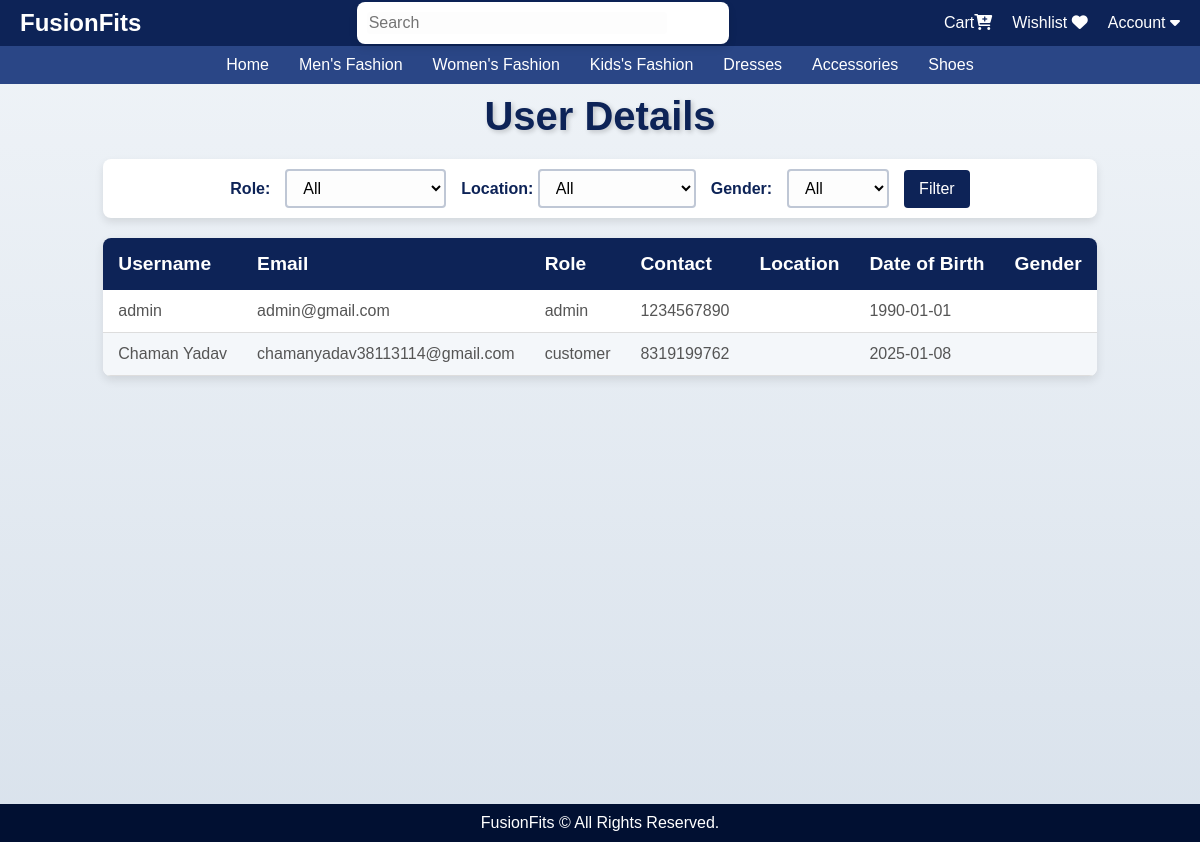
Before: /admin/user_details (signed in) with the older database file.
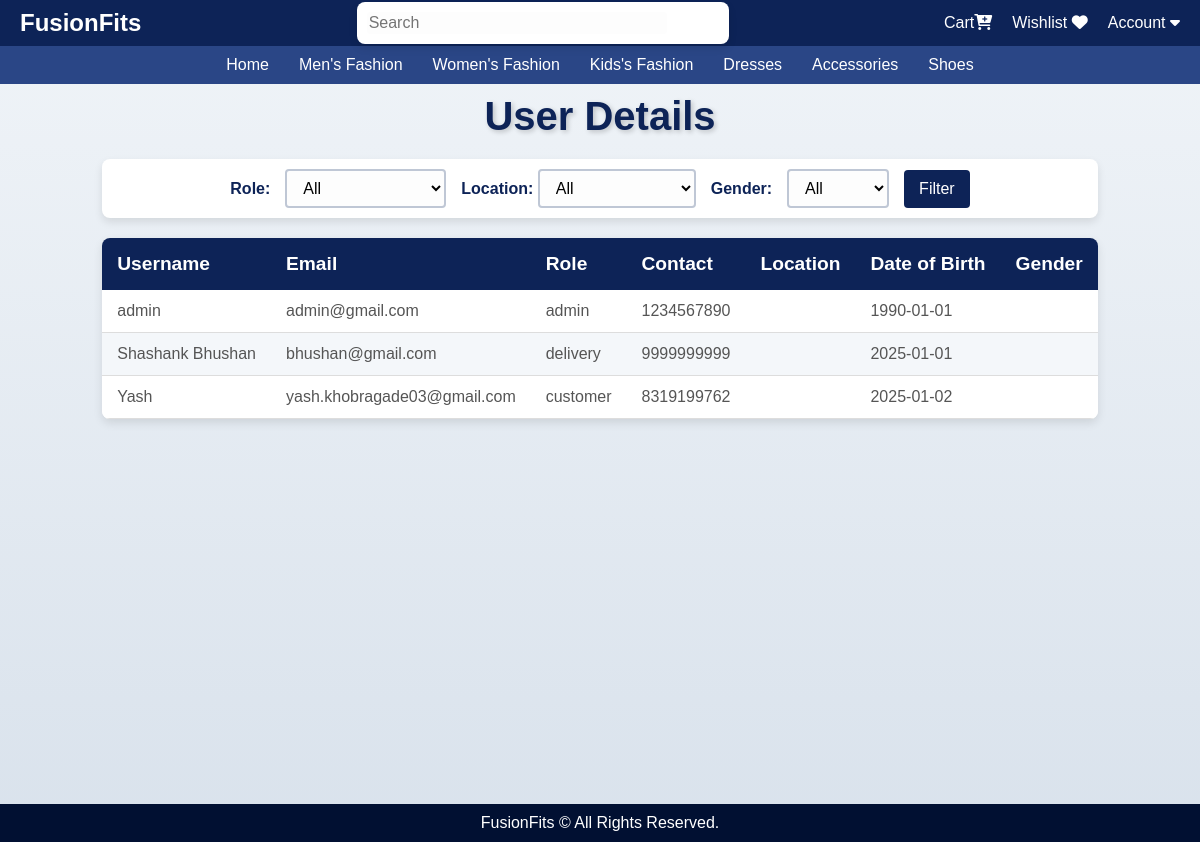
After: the same page with the newer database file.
### app/models.py (models this page shows, shortened)
class User(UserMixin, db.Model):
    id = db.Column(db.Integer, primary_key=True)
    username = db.Column(db.String(50), nullable=False)
    email = db.Column(db.String(100), unique=True, nullable=False)
    password = db.Column(db.String(255), nullable=False)
    role = db.Column(db.String(20), nullable=False)
    contact = db.Column(db.String(20), nullable=False)
    address= db.Column(db.String(200), nullable=False)
    city = db.Column(db.String(100), nullable=False)
    dob = db.Column(db.Date, nullable=False)
    reset_token = db.Column(db.String(128), nullable=True)

### app/admin.py (the view)
@admin.route('/admin/user_details', methods=['GET', 'POST'])
def user_details():
    if session.get('role') != 'admin':
        flash('Unauthorized access!', 'danger')
        return redirect(url_for('auth.login'))
    role_filter = request.args.get('role')
    city_filter = request.args.get('city')
    query = User.query
    if role_filter:
        query = query.filter_by(role=role_filter)
    if city_filter:
        query = query.filter(User.city.ilike(f"%{city_filter}%"))
    users = query.all()
    return render_template('user_details.html', users=users, role_filter=role_filter, city_filter=city_filter)

### app/templates/user_details.html (shortened to what this page needs)
<!DOCTYPE html>
<html lang="en">
<head>
    <link rel="stylesheet" href="{{ url_for('static', filename='user.css') }}">
</head>
<body>
    {% extends "home.html" %}
    {% block content %}
    <div class="container">
    <h1>User Details</h1>
    <form method="GET" action="{{ url_for('admin.user_details') }}">
        <label for="role">Role:</label>
        <select name="role" id="role">
            <option value="">All</option>
        </select>
<div class="form-group">
  <label for="location">Location:</label>
  <select name="location" id="location" class="form-control">
      <option value="">All</option>
  </select>
</div>
        <label for="gender">Gender:</label>
        <select name="gender" id="gender">
            <option value="">All</option>
        </select>
        <button type="submit">Filter</button>
    </form>
    <table>
        <thead>
            <tr>
                <th>Username</th>
                <th>Email</th>
                <th>Role</th>
                <th>Contact</th>
                <th>Location</th>
                <th>Date of Birth</th>
                <th>Gender</th>
            </tr>
        </thead>
        <tbody>
            {% for user in users %}
                <tr>
                    <td>{{ user.username }}</td>
                    <td>{{ user.email }}</td>
                    <td>{{ user.role }}</td>
                    <td>{{ user.contact }}</td>
                    <td>{{ user.location }}</td>
                    <td>{{ user.dob }}</td>
                    <td>{{ user.gender }}</td>
                </tr>
            {% endfor %}
        </tbody>
    </table>
</div>
    {% endblock %}

### app/templates/home.html (shortened to what this page needs)
<!DOCTYPE html>
<html lang="en">
<head>
    <link rel="stylesheet" href="https://cdnjs.cloudflare.com/ajax/libs/font-awesome/6.0.0/css/all.min.css">
</head>
<body>
    <nav class="navbar">
        <div class="logo"><a href="/">FusionFits</a></div>
        <div class="search-bar">
            <form action="{{ url_for('main.search') }}" method="get">
                <input type="text" name="q" placeholder="Search" value="{{ request.args.get('q', '') }}">
                <button><i class="fa fa-search"></i></button>
            </form>
        </div>
        <ul class="nav-links">
            <li>
                    {% if current_user.is_authenticated %}
                        <a href="{{ url_for('main.cart') }}" >Cart<i class="fa-solid fa-cart-plus"></i></a>
                    {% endif %}
            </li>
            <li><a href="{{ url_for('main.wishlist') }}" >Wishlist <i class="fa fa-heart"></i></a></li>
            <li>
              <div class="dropdown navbar-right">
                <button class="dropbtn">Account <i class="fa fa-caret-down"></i></button>
            </div>
            </li>
        </ul>
    </nav>
    <header>
        <nav class="categories-nav">
            <ul>
                <li><a href="/" class="{% if request.path == '/' %}active{% endif %}">Home</a></li>
                <li><a href="/gender/Men" class="{% if request.path == '/gender/Men' %}active{% endif %}">Men's Fashion</a></li>
                <li><a href="/gender/Female" class="{% if request.path == '/gender/Female' %}active{% endif %}">Women's Fashion</a></li>
                <li><a href="/category/Kids" class="{% if request.path == '/category/Kids' %}active{% endif %}">Kids's Fashion</a></li>
                <li><a href="/category/Dress" class="{% if request.path == '/category/Dress' %}active{% endif %}">Dresses</a></li>
                <li><a href="/category/Accessory" class="{% if request.path == '/category/Accessory' %}active{% endif %}">Accessories</a></li>
                <li><a href="/category/Shoe" class="{% if request.path == '/category/Shoe' %}active{% endif %}">Shoes</a></li>
            </ul>
        </nav>
    </header>
    <main>
        {% block content %}{% endblock %}
    </main>
    <footer>
        <p>FusionFits &copy; All Rights Reserved.</p>
    </footer>
</body>
</html>

### app/static/user.css (style rules this page uses)
body { font-family: 'Arial', sans-serif; background: linear-gradient(to bottom, #f0f4f8, #d9e2ec); margin: 0; padding: 20px; color: #db1111; }
h1 { text-align: center; font-size: 2.5rem; color: #0d2357; margin-bottom: 20px; text-shadow: 2px 2px 5px rgba(0, 0, 0, 0.2); }
form { display: flex; justify-content: center; align-items: center; gap: 15px; padding: 10px; background-color: #fff; box-shadow: 0px 4px 8px rgba(0, 0, 0, 0.1); border-radius: 8px; }
form label { font-weight: bold; color: #0d2357; }
form select, form input { padding: 8px 12px; border: 2px solid #bfc7d5; border-radius: 4px; font-size: 1rem; background-color: #fdfdfd; transition: border-color 0.3s ease; }
form button { background: #0d2357; color: #fff; padding: 10px 15px; border: none; border-radius: 4px; cursor: pointer; font-size: 1rem; transition: background-color 0.3s ease; }
table { width: 100%; border-collapse: collapse; margin-top: 20px; background-color: #fff; box-shadow: 0px 4px 10px rgba(0, 0, 0, 0.1); border-radius: 8px; overflow: hidden; }
table thead { background-color: #0d2357; color: #fff; text-align: left; }
table thead th { padding: 15px; font-size: 1.2rem; }
table tbody tr:nth-child(even) { background-color: #f4f7fa; }
table tbody tr:nth-child(odd) { background-color: #fff; }
table tbody td { padding: 12px 15px; border-bottom: 1px solid #ddd; font-size: 1rem; color: #555; }

### app/templates/home.html (style rules this page uses)
* { margin: 0; padding: 0; box-sizing: border-box; font-family: Arial, sans-serif; }
body { font-family: Arial, sans-serif; margin: 0; padding: 0; background-color: #f4f4f4; }
main { min-height: 90vh; padding: 20px; display: flex; justify-content: center; }
.navbar { display: flex; justify-content: space-between; align-items: center; background-color: #0d2357; color: white; padding: 2px 20px; flex-wrap: wrap; }
header { background: #0d2357; width: 100%; }
.logo a { text-decoration: none; color: white; font-size: 1.5em; font-weight: bold; font-family: Arial, Helvetica, sans-serif; }
.search-bar input { padding: 2px; border: none; border-radius: 3px; width: 300px; }
.search-bar button { padding: 2px 8px; border: none; background-color: #fff; cursor: pointer; border-radius: 100%; margin-left: 5px; }
.nav-links { display: flex; list-style: none; gap: 20px; flex-wrap: wrap; }
.nav-links a { color: white; text-decoration: none; }
.nav-links .dropdown .dropbtn { color: white; text-decoration: none; font-size: 1em; padding: 0; background: none; margin: 0; border: none; }
footer { background-color: #011032; color: white; text-align: center; padding: 10px 0; width: 100%; bottom: 0; left: 0; position: relative; }
main { min-height: 90vh; padding: 10px; }
.categories-nav { background-color: #2a4686; display: flex; justify-content: center; flex-wrap: wrap; display: flex; padding: 2px 20px; justify-content: center; flex-wrap: wrap; }
.categories-nav ul { list-style: none; display: flex; padding: 0.5rem; margin-bottom: 0px; flex-wrap: wrap; }
.categories-nav li { margin: 0 15px; color: #fff; font-weight: 500; font-size: 16px; transition: color 0.3s ease; }
.categories-nav a { text-decoration: none; color: #fff; font-weight: 500; font-size: 16px; transition: color 0.3s ease; }

Changed rows visible on the page:
changed User: username "Chaman Yadav" → "Shashank Bhushan"; email "chamanyadav38113114@gmail.com" → "bhushan@gmail.com"; role "customer" → "delivery"; contact "8319199762" → "9999999999"; dob "2025-01-08" → "2025-01-01"
added User: username "Yash", email "yash.khobragade03@gmail.com", role "customer", contact "8319199762", dob "2025-01-02"
